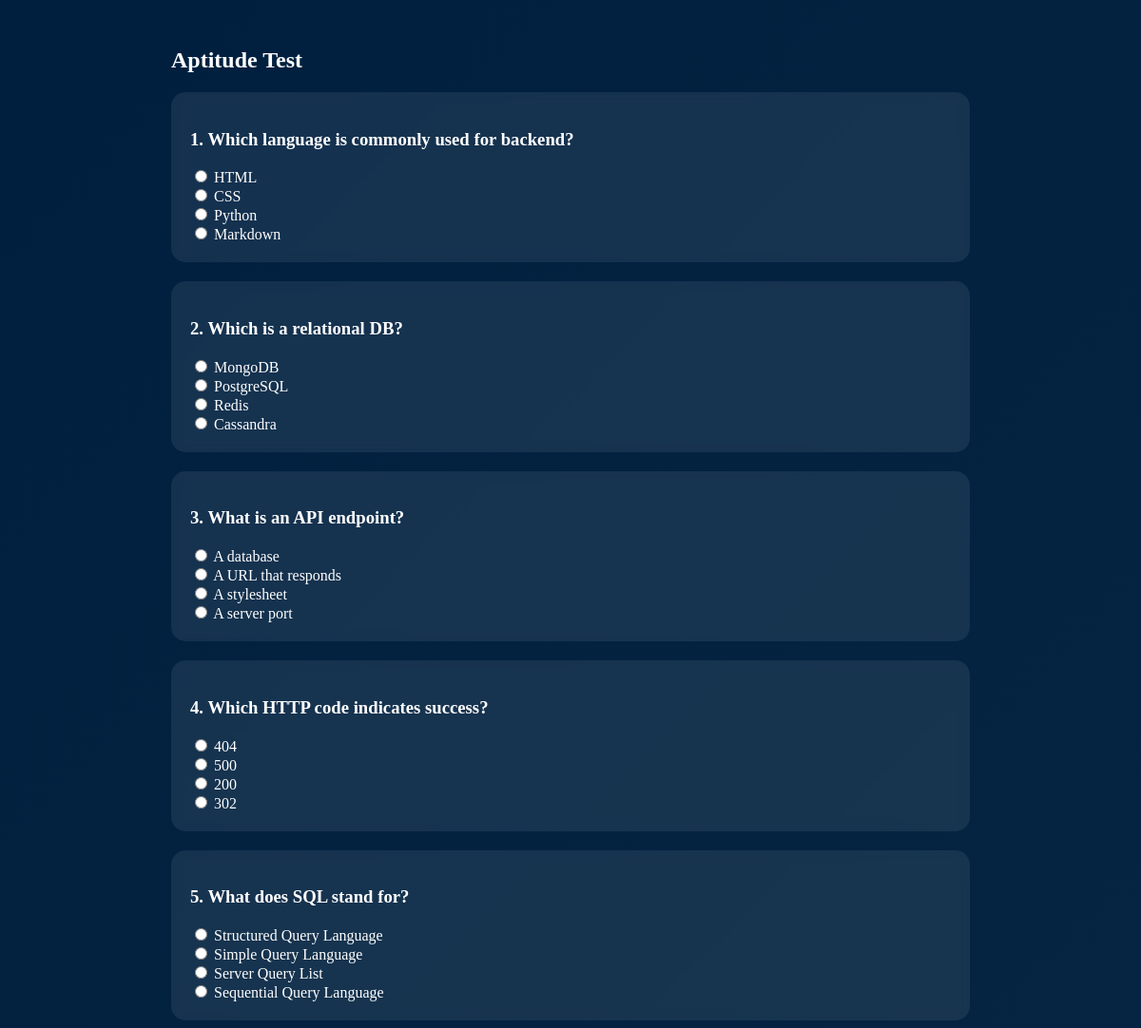
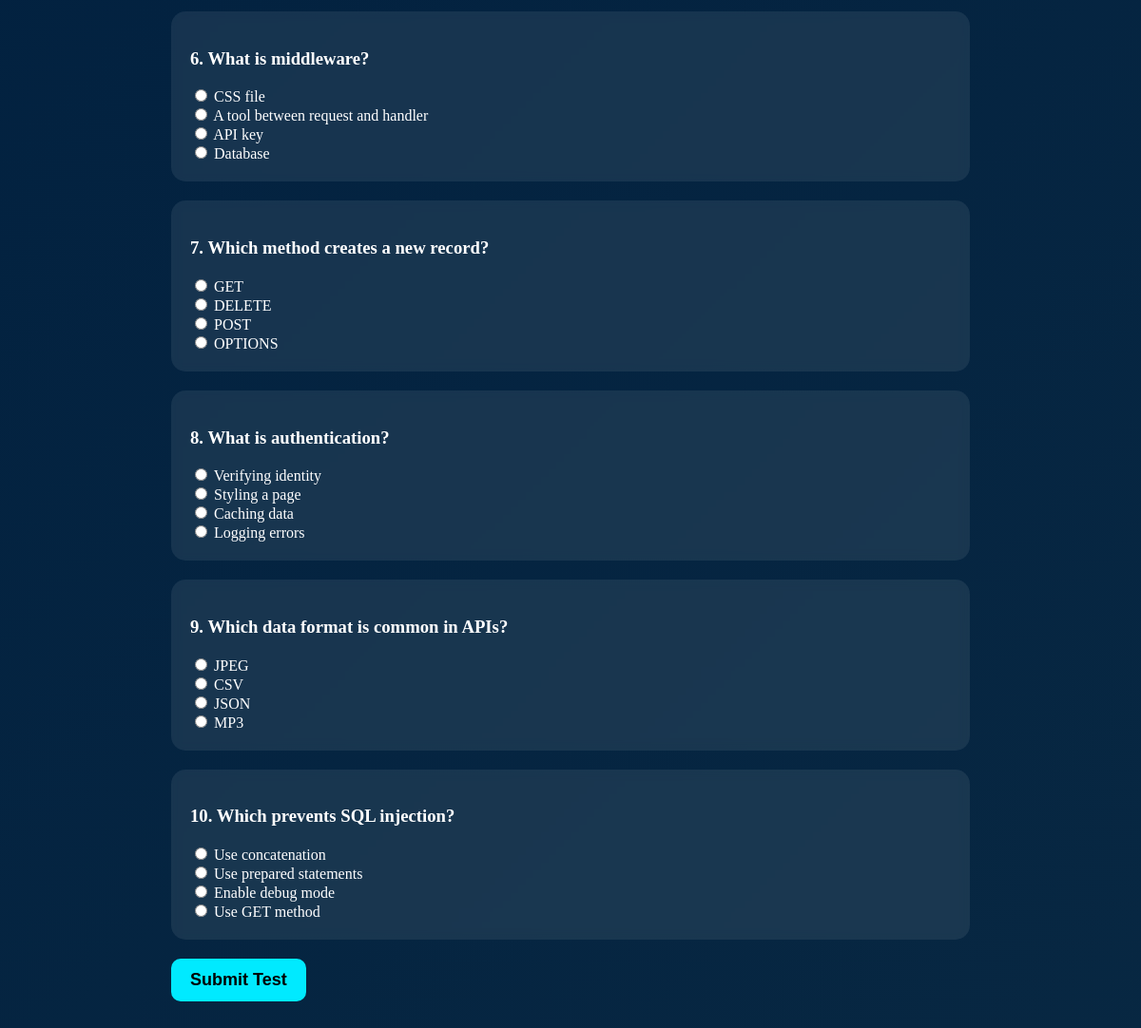
The page /AI-Talent-Recommendation/AI-Talent-Recommendation/test.php (signed in) on the database its author committed (2 pictures, top to bottom).
### tables this page shows
CREATE TABLE `aptitude_questions` (
  `id` int(11) NOT NULL,
  `career_path_id` int(11) DEFAULT NULL,
  `question` text DEFAULT NULL,
  `option_a` varchar(255) DEFAULT NULL,
  `option_b` varchar(255) DEFAULT NULL,
  `option_c` varchar(255) DEFAULT NULL,
  `option_d` varchar(255) DEFAULT NULL,
  `correct_option` varchar(1) DEFAULT NULL
);

### AI-Talent-Recommendation/AI-Talent-Recommendation/test.php (the view, shortened to what this page needs)
<?php
require "config.php";
$user_id = $_SESSION['user_id'];
$q = mysqli_query($conn, "SELECT selected_path FROM users WHERE id=$user_id");
$row = mysqli_fetch_assoc($q);
$career_path_id = $row['selected_path'];
$questions = mysqli_query($conn, "SELECT * FROM aptitude_questions WHERE career_path_id=$career_path_id");
?>
<!DOCTYPE html>
<html>
<head>
</head>
<body>
<div class="container">
<h2>Aptitude Test</h2>
<form method="POST" action="submit_test.php">
<?php
$qno = 1;
while ($q = mysqli_fetch_assoc($questions)) {
?>
<div class="card">
    <h3><?= $qno ?>. <?= $q['question'] ?></h3>
    <label><input type="radio" name="q<?= $qno ?>" value="A"> <?= $q['option_a'] ?></label><br>
    <label><input type="radio" name="q<?= $qno ?>" value="B"> <?= $q['option_b'] ?></label><br>
    <label><input type="radio" name="q<?= $qno ?>" value="C"> <?= $q['option_c'] ?></label><br>
    <label><input type="radio" name="q<?= $qno ?>" value="D"> <?= $q['option_d'] ?></label>
</div>
<?php
$qno++;
}
?>
<button type="submit">Submit Test</button>
</form>
</div>
</body>
</html>

### AI-Talent-Recommendation/AI-Talent-Recommendation/test.php (style rules this page uses)
body { margin:0; font-family:Poppins; color:white; background: linear-gradient(-45deg,#1f0036,#4b0082,#0a2a43,#001f3f); background-size:400% 400%; animation: bgMove 15s infinite; }
.container { width:70%; margin:auto; padding:30px; }
.card { background:rgba(255,255,255,0.08); padding:20px; border-radius:15px; backdrop-filter:blur(5px); margin-bottom:20px; }
button { background:#00eaff; padding:12px 20px; border:none; font-size:18px; border-radius:10px; cursor:pointer; font-weight:700; }

### rows shown on the page
aptitude_questions: question "Which language is commonly used for backend?", option_a "HTML", option_b "CSS", option_c "Python", option_d "Markdown"
aptitude_questions: question "Which is a relational DB?", option_a "MongoDB", option_b "PostgreSQL", option_c "Redis", option_d "Cassandra"
aptitude_questions: question "What is an API endpoint?", option_a "A database", option_b "A URL that responds", option_c "A stylesheet", option_d "A server port"
aptitude_questions: question "Which HTTP code indicates success?", option_a "404", option_b "500", option_c "200", option_d "302"
aptitude_questions: question "What does SQL stand for?", option_a "Structured Query Language", option_b "Simple Query Language", option_c "Server Query List", option_d "Sequential Query Language"
aptitude_questions: question "What is middleware?", option_a "CSS file", option_b "A tool between request and handler", option_c "API key", option_d "Database"
aptitude_questions: question "Which method creates a new record?", option_a "GET", option_b "DELETE", option_c "POST", option_d "OPTIONS"
aptitude_questions: question "What is authentication?", option_a "Verifying identity", option_b "Styling a page", option_c "Caching data", option_d "Logging errors"
aptitude_questions: question "Which data format is common in APIs?", option_a "JPEG", option_b "CSV", option_c "JSON", option_d "MP3"
aptitude_questions: question "Which prevents SQL injection?", option_a "Use concatenation", option_b "Use prepared statements", option_c "Enable debug mode", option_d "Use GET method"
